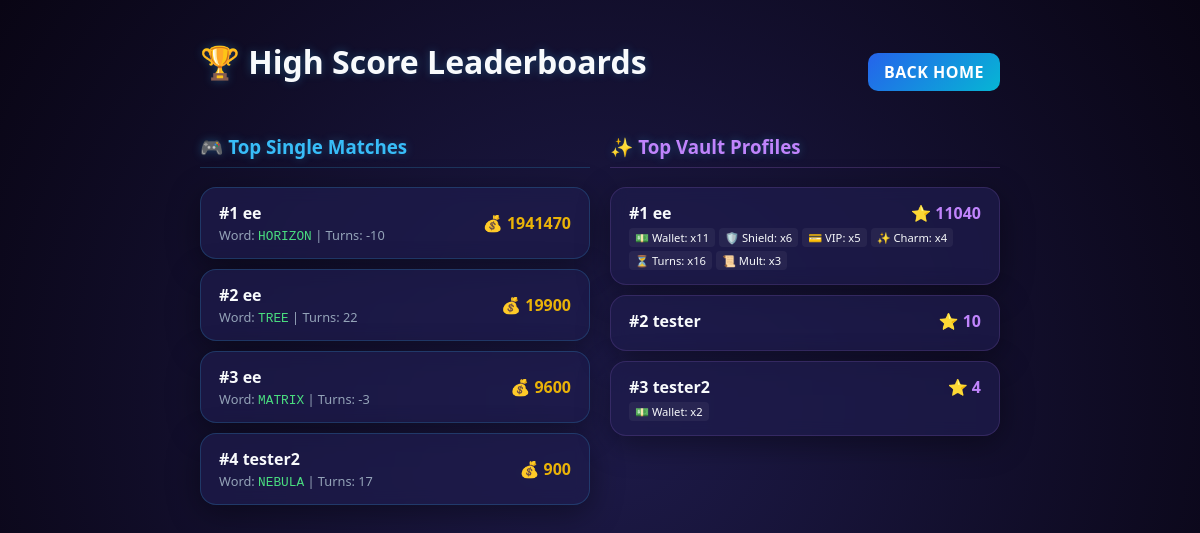
The page /leaderboard on the database as committed earlier.
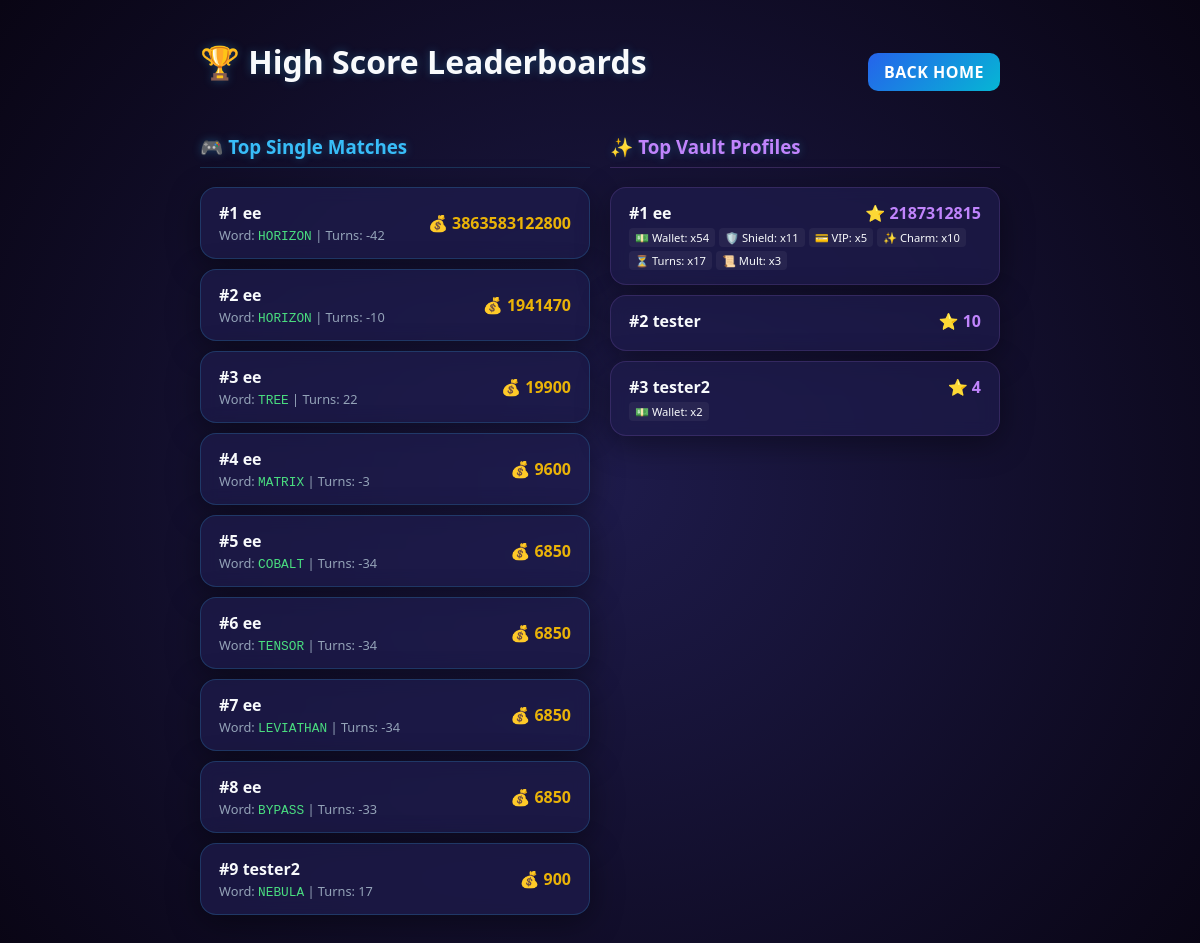
The same page on the database as committed later.
### main.py (models this page shows)
class Score(db.Model):
    id = db.Column(db.Integer, primary_key=True)
    name = db.Column(db.String(50), nullable=False)
    word = db.Column(db.String(50), nullable=False)
    difficulty = db.Column(db.Integer, nullable=False)
    attempts = db.Column(db.Integer, nullable=False)
    money = db.Column(db.Integer, default=0, nullable=False)

class PlayerProfile(db.Model):
    name = db.Column(db.String(50), primary_key=True)
    password_hash = db.Column(db.String(256), nullable=False)
    tokens = db.Column(db.Integer, default=0, nullable=False)
    perk_wallet = db.Column(db.Integer, default=0, nullable=False)
    perk_shield = db.Column(db.Integer, default=0, nullable=False)
    perk_discount = db.Column(db.Integer, default=0, nullable=False)
    perk_charm = db.Column(db.Integer, default=0, nullable=False)
    perk_extender = db.Column(db.Integer, default=0, nullable=False)
    perk_contract = db.Column(db.Integer, default=0, nullable=False)

### main.py (the view)
@app.route("/leaderboard")
def leaderboard():
    scores = Score.query.order_by(Score.money.desc(), Score.attempts.asc()).limit(10).all()
    profiles = PlayerProfile.query.order_by(PlayerProfile.tokens.desc()).limit(10).all()
    return render_template("leaderboard.html", scores=scores, profiles=profiles)

### templates/leaderboard.html
{% extends "base.html" %}
{% block content %}
<div style="display: flex; justify-content: space-between; align-items: center; margin-bottom: 30px;">
    <h1>🏆 High Score Leaderboards</h1>
    <a href="/" class="btn" style="padding: 8px 16px;">Back Home</a>
</div>
<div style="display:grid; grid-template-columns: repeat(auto-fit, minmax(350px, 1fr)); gap:20px;">
    <div>
        <h3 style="color: var(--neon-blue); border-bottom: 1px solid rgba(56,189,248,0.2); padding-bottom: 8px;">🎮 Top Single Matches</h3>
        {% if scores %}
            {% for s in scores %}
                <div class="card" style="padding: 14px 18px; margin-bottom: 10px; display:flex; justify-content:space-between; align-items:center;">
                    <div>
                        <b>#{{ loop.index }} {{ s.name }}</b>
                        <div style="font-size:0.8rem; color:#94a3b8; margin-top:2px;">
                            Word: <span style="font-family: monospace; color:var(--neon-green);">{{ s.word.upper() }}</span> | Turns: {{ s.attempts }}
                        </div>
                    </div>
                    <strong style="color: #eab308;">💰 {{ s.money }}</strong>
                </div>
            {% endfor %}
        {% else %}
            <p style="color:#64748b; font-style:italic;">No logged match score entries yet.</p>
        {% endif %}
    </div>
    <div>
        <h3 style="color: var(--neon-purple); border-bottom: 1px solid rgba(192,132,252,0.2); padding-bottom: 8px;">✨ Top Vault Profiles</h3>
        {% if profiles %}
            {% for p in profiles %}
                <div class="card" style="padding: 14px 18px; margin-bottom: 10px; display:flex; justify-content:space-between; align-items:center; border-color: rgba(192,132,252,0.15)">
                    <div style="flex-grow:1;">
                        <div style="display:flex; justify-content:space-between; align-items:center; margin-bottom: 4px;">
                            <b>#{{ loop.index }} {{ p.name }}</b>
                            <strong style="color: var(--neon-purple);">⭐ {{ p.tokens }}</strong>
                        </div>
                        <div style="display: flex; gap: 4px; flex-wrap: wrap; font-size: 0.7rem;">
                            {% if p.perk_wallet %}<span style="background:rgba(255,255,255,0.05); padding:2px 6px; border-radius:4px;">💵 Wallet: x{{ p.perk_wallet }}</span>{% endif %}
                            {% if p.perk_shield %}<span style="background:rgba(255,255,255,0.05); padding:2px 6px; border-radius:4px;">🛡️ Shield: x{{ p.perk_shield }}</span>{% endif %}
                            {% if p.perk_discount %}<span style="background:rgba(255,255,255,0.05); padding:2px 6px; border-radius:4px;">💳 VIP: x{{ p.perk_discount }}</span>{% endif %}
                            {% if p.perk_charm %}<span style="background:rgba(255,255,255,0.05); padding:2px 6px; border-radius:4px;">✨ Charm: x{{ p.perk_charm }}</span>{% endif %}
                            {% if p.perk_extender %}<span style="background:rgba(255,255,255,0.05); padding:2px 6px; border-radius:4px;">⏳ Turns: x{{ p.perk_extender }}</span>{% endif %}
                            {% if p.perk_contract %}<span style="background:rgba(255,255,255,0.05); padding:2px 6px; border-radius:4px;">📜 Mult: x{{ p.perk_contract }}</span>{% endif %}
                        </div>
                    </div>
                </div>
            {% endfor %}
        {% else %}
            <p style="color:#64748b; font-style:italic;">No profiles established yet.</p>
        {% endif %}
    </div>
</div>
{% endblock %}

### templates/base.html (shortened to what this page needs)
<!DOCTYPE html>
<html lang="en">
<head>
</head>
<body>
    <div class="container">
        {% block content %}{% endblock %}
    </div>
</body>
</html>

### templates/base.html (style rules this page uses)
:root { --bg-gradient: radial-gradient(circle, #1e1b4b, #090514); --card-bg: rgba(30, 27, 75, 0.75); --neon-blue: #38bdf8; --neon-green: #4ade80; --neon-orange: #fb923c; --neon-pink: #f43f5e; --neon-purple: #c084fc; --text-main: #f8fafc; }
body { margin: 0; font-family: 'Segoe UI', Tahoma, Geneva, Verdana, sans-serif; background: var(--bg-gradient); color: var(--text-main); min-height: 100vh; }
.container { width: 90%; max-width: 800px; margin: auto; padding: 40px 10px; }
.card { background: var(--card-bg); padding: 24px; margin-bottom: 20px; border-radius: 16px; border: 1px solid rgba(56, 189, 248, 0.2); box-shadow: 0 8px 32px rgba(0, 0, 0, 0.4); backdrop-filter: blur(8px); transition: transform 0.2s ease, border-color 0.2s ease; }
h1, h2, h3, h4 { margin-top: 0; text-shadow: 0 0 10px rgba(56, 189, 248, 0.3); }
.btn { background: linear-gradient(135deg, #2563eb, #06b6d4); border: none; padding: 12px 24px; color: white; border-radius: 10px; cursor: pointer; font-weight: bold; text-transform: uppercase; letter-spacing: 0.5px; transition: all 0.2s; display: inline-block; text-decoration: none; text-align: center; }
a { color: var(--neon-blue); text-decoration: none; font-weight: 500; }

Rows that differ between the two databases and show on the page:
added Score: name "ee", word "HORIZON", attempts "-42", money "3863583122800"
added Score: name "ee", word "COBALT", attempts "-34", money "6850"
added Score: name "ee", word "TENSOR", attempts "-34", money "6850"
added Score: name "ee", word "LEVIATHAN", attempts "-34", money "6850"
added Score: name "ee", word "BYPASS", attempts "-33", money "6850"
changed PlayerProfile "ee": tokens "11040" → "2187312815"; perk_wallet "11" → "54"; perk_shield "6" → "11"; perk_charm "4" → "10"; perk_extender "16" → "17"
